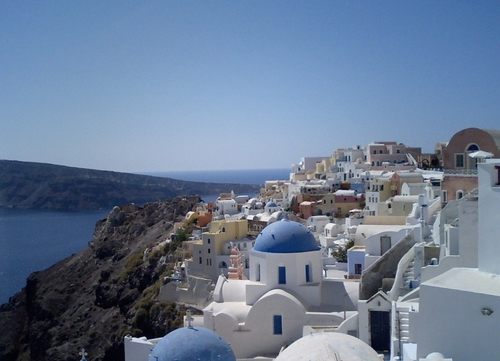
#> input picture data/sample.jpg, 500 x 361 px
$ python sample_matplotlib.py ../data/sample.jpg
#> lines starting #> are read from the running program, lines starting #| are printed output that depends on the picture
#!/usr/bin/env python
# -*- coding: utf-8 -*-
# *sample_py.matplotlib*

import sys
import numpy as np
import matplotlib.pyplot as plt


def plot_graph():
    # 描画範囲の指定
    # x = np.arange(x軸の最小値, x軸の最大値, 刻み)
    x = np.arange(-3, 3, 0.1)
    y = x * x
    plt.plot(x, y)
    plt.savefig('_output/plot_graph.png')
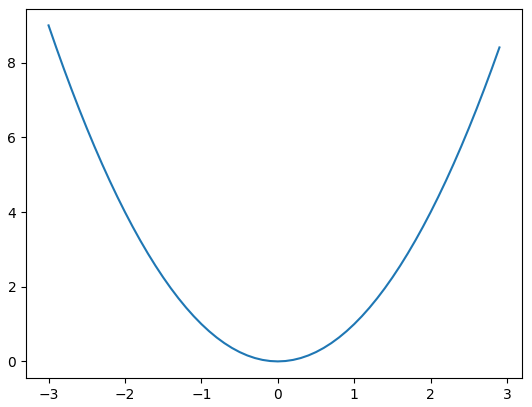
#> figure drawn by matplotlib, 1 panel; curve peaks at x = -3, y = 9
    plt.show()


def read_data(fname):
#> called with fname = 'data/data_plot.txt'
    with open(fname, 'r') as f:
#> (reads py/data/data_plot.txt from the repository)
        lines = f.readlines()

    x = []
    y = []

    for line in lines:
        l = line.split(" ")
        x.append(float(l[0]))
        y.append(float(l[1]))

    return (x, y)


def plot_data():
    # x = np.random.rand(100)
    # y = np.random.rand(100)
    x, y = read_data("data/data_plot.txt")

    fig, ax = plt.subplots()
    ax.plot(x, y, "o")
    ax.set_xlabel('x axis')
    ax.set_ylabel('y axis')
    plt.savefig('_output/plot_data.png')
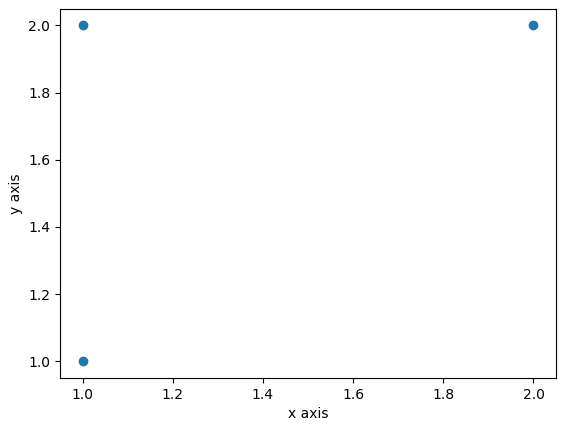
#> figure drawn by matplotlib, 1 panel
    plt.show()


def plot_image():
    img = plt.imread('../data/sample.jpg')
#> img is the input picture: shape (361, 500, 3); mean R, G, B 105.6, 123.1, 148
    plt.title('Image')
    plt.axis('off')
    plt.imshow(img)
    plt.savefig('_output/plot_image.png')
    plt.show()


def main(argv):
    plot_graph()
    plot_data()
    plot_image()


if __name__ == "__main__":
    main(sys.argv)
